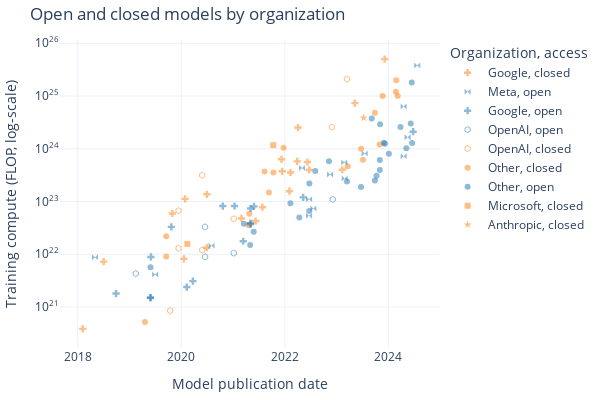

The code cell stored with this chart in its notebook:
### Code cell
# Scatter plot of open and closed models using plotly
open_df = df_filtered[df_filtered['category'] == 'Open']
closed_df = df_filtered[df_filtered['category'] == 'Closed']

marker_to_org = {
    'bowtie': 'Meta',
    'cross': 'Google',
    'hexagon-open': 'OpenAI',
    'star': 'Anthropic',
    'square': 'Microsoft',
    'circle': 'Other',
}
closed_added_to_legend = defaultdict(bool)
open_added_to_legend = defaultdict(bool)

fig = go.Figure()
for org in df_filtered['Organization'].unique():
    open_df_org = open_df[open_df['Organization'] == org]
    closed_df_org = closed_df[closed_df['Organization'] == org]
    if any([kw in org.lower() for kw in ['meta', 'facebook']]):
        marker = 'bowtie'
    elif any([kw in org.lower() for kw in ['google', 'deepmind']]):
        marker = 'cross'
    elif any([kw in org.lower() for kw in ['openai']]):
        marker = 'hexagon-open'
    elif any([kw in org.lower() for kw in ['anthropic']]):
        marker = 'star'
    elif any([kw in org.lower() for kw in ['microsoft']]):
        marker = 'square'
    else:
        marker = 'circle'
    fig.add_trace(go.Scatter(
        x=open_df_org['date'],
        y=open_df_org['log_flop'],
        text=open_df_org['System'],
        mode='markers',
        name=marker_to_org[marker] + ', open',
        showlegend=not open_added_to_legend[marker],
        marker=dict(
            color=colors['open'],
            opacity=0.5,
            symbol=marker
        )
    ))
    fig.add_trace(go.Scatter(
        x=closed_df_org['date'],
        y=closed_df_org['log_flop'],
        text=closed_df_org['System'],
        mode='markers',
        name=marker_to_org[marker] + ', closed',
        showlegend=not closed_added_to_legend[marker],
        marker=dict(
            color=colors['closed'],
            opacity=0.5,
            symbol=marker
        )
    ))
    if len(closed_df_org) > 0:
        closed_added_to_legend[marker] = True
    if len(open_df_org) > 0:
        open_added_to_legend[marker] = True

# Axis titles
fig.update_layout(xaxis_title='Model publication date')
fig.update_layout(yaxis_title='Training compute (FLOP, log-scale)')

# Format the y-axis labels as 10^N
yvals = list(range(20, 27))
fig.update_yaxes(
    tickmode = 'array',
    tickvals = yvals,
    ticktext = [f'10<sup>{x}</sup>' for x in yvals],
    # ticks="",
    # tickfont=dict(size=20)
)

# Legend title
fig.update_layout(legend_title='Organization, access')

# Margins
fig.update_layout(margin=dict(l=10, r=10, t=40, b=10))

# plotly-white
fig.update_layout(template='plotly_white')

# Sizing
fig.update_layout(
    width=600,
    height=400,
    title='Open and closed models by organization'
)

# Save
save_plot(fig, results_dir, 'compute_open_closed_by_org')

fig.show()

### Figure 1 — Plotly figure (JSON) as saved in the notebook; plotly's stock layout.template omitted (floating-point values rounded to 4 significant figures)
{"data": [{"marker": {"color": "#1f77b4", "opacity": 0.5, "symbol": "cross"}, "mode": "markers", "name": "Google, open", "showlegend": true, "text": [], "type": "scatter", "x": [], "y": []}, {"marker": {"color": "#ff7f0e", "opacity": 0.5, "symbol": "cross"}, "mode": "markers", "name": "Google, closed", "showlegend": true, "text": ["AmoebaNet-A (F=448)", "Meena"], "type": "scatter", "x": ["2018-02-05T00:00:00", "2020-01-28T00:00:00"], "y": [20.59, 23.05]}, {"marker": {"color": "#1f77b4", "opacity": 0.5, "symbol": "bowtie"}, "mode": "markers", "name": "Meta, open", "showlegend": true, "text": ["ResNeXt-101 32x48d"], "type": "scatter", "x": ["2018-05-02T00:00:00"], "y": [21.94]}, {"marker": {"color": "#ff7f0e", "opacity": 0.5, "symbol": "bowtie"}, "mode": "markers", "name": "Meta, closed", "showlegend": true, "text": [], "type": "scatter", "x": [], "y": []}, {"marker": {"color": "#1f77b4", "opacity": 0.5, "symbol": "cross"}, "mode": "markers", "name": "Google, open", "showlegend": true, "text": [], "type": "scatter", "x": [], "y": []}, {"marker": {"color": "#ff7f0e", "opacity": 0.5, "symbol": "cross"}, "mode": "markers", "name": "Google, closed", "showlegend": false, "text": ["FTW", "AlphaStar", "GOAT", "Gopher (280B)", "AlphaCode", "Chinchilla"], "type": "scatter", "x": ["2018-07-03T00:00:00", "2019-10-30T00:00:00", "2021-07-27T00:00:00", "2021-12-08T00:00:00", "2022-02-02T00:00:00", "2022-03-29T00:00:00"], "y": [21.86, 22.77, 22.89, 23.8, 23.2, 23.76]}, {"marker": {"color": "#1f77b4", "opacity": 0.5, "symbol": "cross"}, "mode": "markers", "name": "Google, open", "showlegend": true, "text": ["BigGAN-deep 512x512"], "type": "scatter", "x": ["2018-09-28T00:00:00"], "y": [21.26]}, {"marker": {"color": "#ff7f0e", "opacity": 0.5, "symbol": "cross"}, "mode": "markers", "name": "Google, closed", "showlegend": false, "text": [], "type": "scatter", "x": [], "y": []}, {"marker": {"color": "#1f77b4", "opacity": 0.5, "symbol": "hexagon-open"}, "mode": "markers", "name": "OpenAI, open", "showlegend": true, "text": ["GPT-2 (1.5B)", "iGPT-XL", "iGPT-L", "CLIP (ViT L/14@336px)", "Whisper v2"], "type": "scatter", "x": ["2019-02-14T00:00:00", "2020-06-17T00:00:00", "2020-06-17T00:00:00", "2021-01-05T00:00:00", "2022-12-05T00:00:00"], "y": [21.63, 22.52, 21.95, 22.02, 23.04]}, {"marker": {"color": "#ff7f0e", "opacity": 0.5, "symbol": "hexagon-open"}, "mode": "markers", "name": "OpenAI, closed", "showlegend": true, "text": ["Rubik's cube ADR robot", "OpenAI Five", "OpenAI Five Rerun", "GPT-3 175B (davinci)", "DALL-E", "GPT-3.5 (text-davinci-003)", "GPT-4"], "type": "scatter", "x": ["2019-10-15T00:00:00", "2019-12-13T00:00:00", "2019-12-13T00:00:00", "2020-05-28T00:00:00", "2021-01-05T00:00:00", "2022-11-28T00:00:00", "2023-03-15T00:00:00"], "y": [20.93, 22.83, 22.11, 23.5, 22.67, 24.41, 25.32]}, {"marker": {"color": "#1f77b4", "opacity": 0.5, "symbol": "circle"}, "mode": "markers", "name": "Other, open", "showlegend": true, "text": [], "type": "scatter", "x": [], "y": []}, {"marker": {"color": "#ff7f0e", "opacity": 0.5, "symbol": "circle"}, "mode": "markers", "name": "Other, closed", "showlegend": true, "text": ["BERT-Large-CAS (PTB+WT2+WT103)", "Amazon Titan"], "type": "scatter", "x": ["2019-04-20T00:00:00", "2023-09-28T00:00:00"], "y": [20.72, 24.68]}, {"marker": {"color": "#1f77b4", "opacity": 0.5, "symbol": "circle"}, "mode": "markers", "name": "Other, open", "showlegend": true, "text": ["Grover-Mega"], "type": "scatter", "x": ["2019-05-29T00:00:00"], "y": [21.76]}, {"marker": {"color": "#ff7f0e", "opacity": 0.5, "symbol": "circle"}, "mode": "markers", "name": "Other, closed", "showlegend": false, "text": [], "type": "scatter", "x": [], "y": []}, {"marker": {"color": "#1f77b4", "opacity": 0.5, "symbol": "cross"}, "mode": "markers", "name": "Google, open", "showlegend": false, "text": ["MnasNet-A1 + SSDLite", "MnasNet-A3", "T5-11B", "Switch"], "type": "scatter", "x": ["2019-05-29T00:00:00", "2019-05-29T00:00:00", "2019-10-23T00:00:00", "2021-01-11T00:00:00"], "y": [21.18, 21.18, 22.52, 22.91]}, {"marker": {"color": "#ff7f0e", "opacity": 0.5, "symbol": "cross"}, "mode": "markers", "name": "Google, closed", "showlegend": false, "text": ["ContextNet + Noisy Student", "GShard (600B)", "GShard (dense)", "GLaM", "LaMDA", "BIG-G 137B", "ViT-22B", "PaLM 2"], "type": "scatter", "x": ["2020-01-19T00:00:00", "2020-06-30T00:00:00", "2020-06-30T00:00:00", "2021-12-13T00:00:00", "2022-02-10T00:00:00", "2022-06-09T00:00:00", "2023-02-10T00:00:00", "2023-05-10T00:00:00"], "y": [21.91, 22.12, 23.14, 23.57, 23.55, 23.75, 23.6, 24.87]}, {"marker": {"color": "#1f77b4", "opacity": 0.5, "symbol": "cross"}, "mode": "markers", "name": "Google, open", "showlegend": false, "text": ["XLNet"], "type": "scatter", "x": ["2019-06-01T00:00:00"], "y": [21.95]}, {"marker": {"color": "#ff7f0e", "opacity": 0.5, "symbol": "cross"}, "mode": "markers", "name": "Google, closed", "showlegend": false, "text": [], "type": "scatter", "x": [], "y": []}, {"marker": {"color": "#1f77b4", "opacity": 0.5, "symbol": "bowtie"}, "mode": "markers", "name": "Meta, open", "showlegend": false, "text": ["RoBERTa Large"], "type": "scatter", "x": ["2019-07-01T00:00:00"], "y": [21.62]}, {"marker": {"color": "#ff7f0e", "opacity": 0.5, "symbol": "bowtie"}, "mode": "markers", "name": "Meta, closed", "showlegend": true, "text": [], "type": "scatter", "x": [], "y": []}, {"marker": {"color": "#1f77b4", "opacity": 0.5, "symbol": "circle"}, "mode": "markers", "name": "Other, open", "showlegend": false, "text": ["Nemotron-4 340B"], "type": "scatter", "x": ["2024-06-14T00:00:00"], "y": [25.26]}, {"marker": {"color": "#ff7f0e", "opacity": 0.5, "symbol": "circle"}, "mode": "markers", "name": "Other, closed", "showlegend": false, "text": ["Megatron-LM (8.3B)", "Megatron-BERT"], "type": "scatter", "x": ["2019-09-17T00:00:00", "2019-09-17T00:00:00"], "y": [21.96, 22.34]}, {"marker": {"color": "#1f77b4", "opacity": 0.5, "symbol": "cross"}, "mode": "markers", "name": "Google, open", "showlegend": false, "text": ["ALBERT-xxlarge"], "type": "scatter", "x": ["2020-02-09T00:00:00"], "y": [21.38]}, {"marker": {"color": "#ff7f0e", "opacity": 0.5, "symbol": "cross"}, "mode": "markers", "name": "Google, closed", "showlegend": false, "text": [], "type": "scatter", "x": [], "y": []}, {"marker": {"color": "#1f77b4", "opacity": 0.5, "symbol": "square"}, "mode": "markers", "name": "Microsoft, open", "showlegend": true, "text": [], "type": "scatter", "x": [], "y": []}, {"marker": {"color": "#ff7f0e", "opacity": 0.5, "symbol": "square"}, "mode": "markers", "name": "Microsoft, closed", "showlegend": true, "text": ["Turing-NLG"], "type": "scatter", "x": ["2020-02-13T00:00:00"], "y": [22.2]}, {"marker": {"color": "#1f77b4", "opacity": 0.5, "symbol": "cross"}, "mode": "markers", "name": "Google, open", "showlegend": false, "text": ["ELECTRA"], "type": "scatter", "x": ["2020-03-23T00:00:00"], "y": [21.49]}, {"marker": {"color": "#ff7f0e", "opacity": 0.5, "symbol": "cross"}, "mode": "markers", "name": "Google, closed", "showlegend": false, "text": [], "type": "scatter", "x": [], "y": []}, {"marker": {"color": "#1f77b4", "opacity": 0.5, "symbol": "hexagon-open"}, "mode": "markers", "name": "OpenAI, open", "showlegend": false, "text": [], "type": "scatter", "x": [], "y": []}, {"marker": {"color": "#ff7f0e", "opacity": 0.5, "symbol": "hexagon-open"}, "mode": "markers", "name": "OpenAI, closed", "showlegend": false, "text": ["GPT3-6.7B (rerun of original)"], "type": "scatter", "x": ["2020-05-28T00:00:00"], "y": [22.08]}, {"marker": {"color": "#1f77b4", "opacity": 0.5, "symbol": "bowtie"}, "mode": "markers", "name": "Meta, open", "showlegend": false, "text": ["mBART-50"], "type": "scatter", "x": ["2020-08-02T00:00:00"], "y": [22.16]}, {"marker": {"color": "#ff7f0e", "opacity": 0.5, "symbol": "bowtie"}, "mode": "markers", "name": "Meta, closed", "showlegend": true, "text": [], "type": "scatter", "x": [], "y": []}, {"marker": {"color": "#1f77b4", "opacity": 0.5, "symbol": "cross"}, "mode": "markers", "name": "Google, open", "showlegend": false, "text": ["mT5-XXL", "ByT5-XXL"], "type": "scatter", "x": ["2020-10-20T00:00:00", "2021-05-28T00:00:00"], "y": [22.91, 22.91]}, {"marker": {"color": "#ff7f0e", "opacity": 0.5, "symbol": "cross"}, "mode": "markers", "name": "Google, closed", "showlegend": false, "text": [], "type": "scatter", "x": [], "y": []}, {"marker": {"color": "#1f77b4", "opacity": 0.5, "symbol": "cross"}, "mode": "markers", "name": "Google, open", "showlegend": false, "text": [], "type": "scatter", "x": [], "y": []}, {"marker": {"color": "#ff7f0e", "opacity": 0.5, "symbol": "cross"}, "mode": "markers", "name": "Google, closed", "showlegend": false, "text": ["Meta Pseudo Labels"], "type": "scatter", "x": ["2021-03-01T00:00:00"], "y": [22.68]}, {"marker": {"color": "#1f77b4", "opacity": 0.5, "symbol": "cross"}, "mode": "markers", "name": "Google, open", "showlegend": false, "text": ["ResNet-RS"], "type": "scatter", "x": ["2021-03-13T00:00:00"], "y": [22.25]}, {"marker": {"color": "#ff7f0e", "opacity": 0.5, "symbol": "cross"}, "mode": "markers", "name": "Google, closed", "showlegend": false, "text": [], "type": "scatter", "x": [], "y": []}, {"marker": {"color": "#1f77b4", "opacity": 0.5, "symbol": "circle"}, "mode": "markers", "name": "Other, open", "showlegend": false, "text": ["GLM-10B"], "type": "scatter", "x": ["2021-03-18T00:00:00"], "y": [22.58]}, {"marker": {"color": "#ff7f0e", "opacity": 0.5, "symbol": "circle"}, "mode": "markers", "name": "Other, closed", "showlegend": false, "text": [], "type": "scatter", "x": [], "y": []}, {"marker": {"color": "#1f77b4", "opacity": 0.5, "symbol": "circle"}, "mode": "markers", "name": "Other, open", "showlegend": false, "text": ["Qwen-14B", "Qwen-72B", "Qwen2-72B"], "type": "scatter", "x": ["2023-09-28T00:00:00", "2023-11-30T00:00:00", "2024-06-07T00:00:00"], "y": [23.4, 24.11, 24.48]}, {"marker": {"color": "#ff7f0e", "opacity": 0.5, "symbol": "circle"}, "mode": "markers", "name": "Other, closed", "showlegend": false, "text": ["PLUG"], "type": "scatter", "x": ["2021-04-19T00:00:00"], "y": [22.56]}, {"marker": {"color": "#1f77b4", "opacity": 0.5, "symbol": "circle"}, "mode": "markers", "name": "Other, open", "showlegend": false, "text": [], "type": "scatter", "x": [], "y": []}, {"marker": {"color": "#ff7f0e", "opacity": 0.5, "symbol": "circle"}, "mode": "markers", "name": "Other, closed", "showlegend": false, "text": ["PanGu-α", "PanGu-Σ"], "type": "scatter", "x": ["2021-04-25T00:00:00", "2023-03-20T00:00:00"], "y": [22.77, 23.67]}, {"marker": {"color": "#1f77b4", "opacity": 0.5, "symbol": "circle"}, "mode": "markers", "name": "Other, open", "showlegend": false, "text": ["GPT-J-6B"], "type": "scatter", "x": ["2021-05-01T00:00:00"], "y": [22.18]}, {"marker": {"color": "#ff7f0e", "opacity": 0.5, "symbol": "circle"}, "mode": "markers", "name": "Other, closed", "showlegend": false, "text": [], "type": "scatter", "x": [], "y": []}, {"marker": {"color": "#1f77b4", "opacity": 0.5, "symbol": "cross"}, "mode": "markers", "name": "Google, open", "showlegend": false, "text": ["ProtT5-XXL-BFD", "ProtT5-XXL"], "type": "scatter", "x": ["2021-05-04T00:00:00", "2021-05-04T00:00:00"], "y": [22.57, 22.87]}, {"marker": {"color": "#ff7f0e", "opacity": 0.5, "symbol": "cross"}, "mode": "markers", "name": "Google, closed", "showlegend": false, "text": [], "type": "scatter", "x": [], "y": []}, {"marker": {"color": "#1f77b4", "opacity": 0.5, "symbol": "cross"}, "mode": "markers", "name": "Google, open", "showlegend": false, "text": ["ProtBERT-BFD"], "type": "scatter", "x": ["2021-05-04T00:00:00"], "y": [22.59]}, {"marker": {"color": "#ff7f0e", "opacity": 0.5, "symbol": "cross"}, "mode": "markers", "name": "Google, closed", "showlegend": false, "text": [], "type": "scatter", "x": [], "y": []}, {"marker": {"color": "#1f77b4", "opacity": 0.5, "symbol": "circle"}, "mode": "markers", "name": "Other, open", "showlegend": false, "text": ["CogView"], "type": "scatter", "x": ["2021-05-26T00:00:00"], "y": [22.43]}, {"marker": {"color": "#ff7f0e", "opacity": 0.5, "symbol": "circle"}, "mode": "markers", "name": "Other, closed", "showlegend": false, "text": [], "type": "scatter", "x": [], "y": []}, {"marker": {"color": "#1f77b4", "opacity": 0.5, "symbol": "cross"}, "mode": "markers", "name": "Google, open", "showlegend": false, "text": [], "type": "scatter", "x": [], "y": []}, {"marker": {"color": "#ff7f0e", "opacity": 0.5, "symbol": "cross"}, "mode": "markers", "name": "Google, closed", "showlegend": false, "text": ["CoAtNet"], "type": "scatter", "x": ["2021-06-09T00:00:00"], "y": [22.63]}, {"marker": {"color": "#1f77b4", "opacity": 0.5, "symbol": "circle"}, "mode": "markers", "name": "Other, open", "showlegend": false, "text": [], "type": "scatter", "x": [], "y": []}, {"marker": {"color": "#ff7f0e", "opacity": 0.5, "symbol": "circle"}, "mode": "markers", "name": "Other, closed", "showlegend": false, "text": ["Jurassic-1-Jumbo"], "type": "scatter", "x": ["2021-08-11T00:00:00"], "y": [23.57]}, {"marker": {"color": "#1f77b4", "opacity": 0.5, "symbol": "circle"}, "mode": "markers", "name": "Other, open", "showlegend": false, "text": [], "type": "scatter", "x": [], "y": []}, {"marker": {"color": "#ff7f0e", "opacity": 0.5, "symbol": "circle"}, "mode": "markers", "name": "Other, closed", "showlegend": false, "text": ["HyperCLOVA 82B"], "type": "scatter", "x": ["2021-09-10T00:00:00"], "y": [23.17]}, {"marker": {"color": "#1f77b4", "opacity": 0.5, "symbol": "square"}, "mode": "markers", "name": "Microsoft, open", "showlegend": true, "text": [], "type": "scatter", "x": [], "y": []}, {"marker": {"color": "#ff7f0e", "opacity": 0.5, "symbol": "square"}, "mode": "markers", "name": "Microsoft, closed", "showlegend": false, "text": ["Megatron-Turing NLG 530B"], "type": "scatter", "x": ["2021-10-11T00:00:00"], "y": [24.07]}, {"marker": {"color": "#1f77b4", "opacity": 0.5, "symbol": "circle"}, "mode": "markers", "name": "Other, open", "showlegend": false, "text": [], "type": "scatter", "x": [], "y": []}, {"marker": {"color": "#ff7f0e", "opacity": 0.5, "symbol": "circle"}, "mode": "markers", "name": "Other, closed", "showlegend": false, "text": ["Yuan 1.0"], "type": "scatter", "x": ["2021-10-12T00:00:00"], "y": [23.55]}, {"marker": {"color": "#1f77b4", "opacity": 0.5, "symbol": "circle"}, "mode": "markers", "name": "Other, open", "showlegend": false, "text": [], "type": "scatter", "x": [], "y": []}, {"marker": {"color": "#ff7f0e", "opacity": 0.5, "symbol": "circle"}, "mode": "markers", "name": "Other, closed", "showlegend": false, "text": ["ERNIE 3.0 Titan"], "type": "scatter", "x": ["2021-12-23T00:00:00"], "y": [24.02]}, {"marker": {"color": "#1f77b4", "opacity": 0.5, "symbol": "circle"}, "mode": "markers", "name": "Other, open", "showlegend": false, "text": ["GPT-NeoX-20B"], "type": "scatter", "x": ["2022-02-09T00:00:00"], "y": [22.97]}, {"marker": {"color": "#ff7f0e", "opacity": 0.5, "symbol": "circle"}, "mode": "markers", "name": "Other, closed", "showlegend": false, "text": [], "type": "scatter", "x": [], "y": []}, {"marker": {"color": "#1f77b4", "opacity": 0.5, "symbol": "cross"}, "mode": "markers", "name": "Google, open", "showlegend": false, "text": [], "type": "scatter", "x": [], "y": []}, {"marker": {"color": "#ff7f0e", "opacity": 0.5, "symbol": "cross"}, "mode": "markers", "name": "Google, closed", "showlegend": false, "text": ["PaLM (540B)", "Parti"], "type": "scatter", "x": ["2022-04-04T00:00:00", "2022-06-22T00:00:00"], "y": [24.4, 23.6]}, {"marker": {"color": "#1f77b4", "opacity": 0.5, "symbol": "circle"}, "mode": "markers", "name": "Other, open", "showlegend": false, "text": ["Stable Diffusion (LDM-KL-8-G)"], "type": "scatter", "x": ["2022-04-13T00:00:00"], "y": [22.7]}, {"marker": {"color": "#ff7f0e", "opacity": 0.5, "symbol": "circle"}, "mode": "markers", "name": "Other, closed", "showlegend": false, "text": [], "type": "scatter", "x": [], "y": []}, {"marker": {"color": "#1f77b4", "opacity": 0.5, "symbol": "bowtie"}, "mode": "markers", "name": "Meta, open", "showlegend": false, "text": ["OPT-175B", "OPT-30B", "OPT-66B", "Galactica", "LLaMA-65B", "LLaMA-33B", "Llama 2-70B", "Llama 3-8B", "Llama 3-70B", "Llama 3.1-405B"], "type": "scatter", "x": ["2022-05-02T00:00:00", "2022-06-21T00:00:00", "2022-06-21T00:00:00", "2022-11-16T00:00:00", "2023-02-24T00:00:00", "2023-02-27T00:00:00", "2023-07-18T00:00:00", "2024-04-18T00:00:00", "2024-04-18T00:00:00", "2024-07-23T00:00:00"], "y": [23.63, 22.73, 23.04, 23.51, 23.74, 23.44, 23.91, 23.86, 24.8, 25.58]}, {"marker": {"color": "#ff7f0e", "opacity": 0.5, "symbol": "bowtie"}, "mode": "markers", "name": "Meta, closed", "showlegend": true, "text": [], "type": "scatter", "x": [], "y": []}, {"marker": {"color": "#1f77b4", "opacity": 0.5, "symbol": "cross"}, "mode": "markers", "name": "Google, open", "showlegend": false, "text": ["UL2"], "type": "scatter", "x": ["2022-05-10T00:00:00"], "y": [23.08]}, {"marker": {"color": "#ff7f0e", "opacity": 0.5, "symbol": "cross"}, "mode": "markers", "name": "Google, closed", "showlegend": false, "text": [], "type": "scatter", "x": [], "y": []}, {"marker": {"color": "#1f77b4", "opacity": 0.5, "symbol": "circle"}, "mode": "markers", "name": "Other, open", "showlegend": false, "text": ["CodeGeeX"], "type": "scatter", "x": ["2022-06-22T00:00:00"], "y": [22.82]}, {"marker": {"color": "#ff7f0e", "opacity": 0.5, "symbol": "circle"}, "mode": "markers", "name": "Other, closed", "showlegend": false, "text": [], "type": "scatter", "x": [], "y": []}, {"marker": {"color": "#1f77b4", "opacity": 0.5, "symbol": "circle"}, "mode": "markers", "name": "Other, open", "showlegend": false, "text": ["YaLM"], "type": "scatter", "x": ["2022-06-23T00:00:00"], "y": [23.34]}, {"marker": {"color": "#ff7f0e", "opacity": 0.5, "symbol": "circle"}, "mode": "markers", "name": "Other, closed", "showlegend": false, "text": [], "type": "scatter", "x": [], "y": []}, {"marker": {"color": "#1f77b4", "opacity": 0.5, "symbol": "bowtie"}, "mode": "markers", "name": "Meta, open", "showlegend": false, "text": ["ESM2-15B"], "type": "scatter", "x": ["2022-07-21T00:00:00"], "y": [22.87]}, {"marker": {"color": "#ff7f0e", "opacity": 0.5, "symbol": "bowtie"}, "mode": "markers", "name": "Meta, closed", "showlegend": true, "text": [], "type": "scatter", "x": [], "y": []}, {"marker": {"color": "#1f77b4", "opacity": 0.5, "symbol": "circle"}, "mode": "markers", "name": "Other, open", "showlegend": false, "text": ["GLM-130B"], "type": "scatter", "x": ["2022-08-04T00:00:00"], "y": [23.58]}, {"marker": {"color": "#ff7f0e", "opacity": 0.5, "symbol": "circle"}, "mode": "markers", "name": "Other, closed", "showlegend": false, "text": [], "type": "scatter", "x": [], "y": []}, {"marker": {"color": "#1f77b4", "opacity": 0.5, "symbol": "circle"}, "mode": "markers", "name": "Other, open", "showlegend": false, "text": ["BLOOM-176B"], "type": "scatter", "x": ["2022-11-08T00:00:00"], "y": [23.76]}, {"marker": {"color": "#ff7f0e", "opacity": 0.5, "symbol": "circle"}, "mode": "markers", "name": "Other, closed", "showlegend": false, "text": [], "type": "scatter", "x": [], "y": []}, {"marker": {"color": "#1f77b4", "opacity": 0.5, "symbol": "circle"}, "mode": "markers", "name": "Other, open", "showlegend": false, "text": ["Falcon-40B", "Falcon-180B"], "type": "scatter", "x": ["2023-03-15T00:00:00", "2023-09-06T00:00:00"], "y": [23.38, 24.58]}, {"marker": {"color": "#ff7f0e", "opacity": 0.5, "symbol": "circle"}, "mode": "markers", "name": "Other, closed", "showlegend": false, "text": [], "type": "scatter", "x": [], "y": []}, {"marker": {"color": "#1f77b4", "opacity": 0.5, "symbol": "circle"}, "mode": "markers", "name": "Other, open", "showlegend": false, "text": ["MPT-30B (base)"], "type": "scatter", "x": ["2023-06-22T00:00:00"], "y": [23.28]}, {"marker": {"color": "#ff7f0e", "opacity": 0.5, "symbol": "circle"}, "mode": "markers", "name": "Other, closed", "showlegend": false, "text": [], "type": "scatter", "x": [], "y": []}, {"marker": {"color": "#1f77b4", "opacity": 0.5, "symbol": "circle"}, "mode": "markers", "name": "Other, open", "showlegend": false, "text": [], "type": "scatter", "x": [], "y": []}, {"marker": {"color": "#ff7f0e", "opacity": 0.5, "symbol": "circle"}, "mode": "markers", "name": "Other, closed", "showlegend": false, "text": ["Inflection-1", "Inflection-2", "Inflection-2.5"], "type": "scatter", "x": ["2023-06-23T00:00:00", "2023-11-22T00:00:00", "2024-03-07T00:00:00"], "y": [24.0, 25.0, 25.0]}, {"marker": {"color": "#1f77b4", "opacity": 0.5, "symbol": "circle"}, "mode": "markers", "name": "Other, open", "showlegend": false, "text": [], "type": "scatter", "x": [], "y": []}, {"marker": {"color": "#ff7f0e", "opacity": 0.5, "symbol": "circle"}, "mode": "markers", "name": "Other, closed", "showlegend": false, "text": ["xTrimoPGLM -100B"], "type": "scatter", "x": ["2023-07-06T00:00:00"], "y": [23.79]}, {"marker": {"color": "#1f77b4", "opacity": 0.5, "symbol": "star"}, "mode": "markers", "name": "Anthropic, open", "showlegend": true, "text": [], "type": "scatter", "x": [], "y": []}, {"marker": {"color": "#ff7f0e", "opacity": 0.5, "symbol": "star"}, "mode": "markers", "name": "Anthropic, closed", "showlegend": true, "text": ["Claude 2"], "type": "scatter", "x": ["2023-07-11T00:00:00"], "y": [24.59]}, {"marker": {"color": "#1f77b4", "opacity": 0.5, "symbol": "circle"}, "mode": "markers", "name": "Other, open", "showlegend": false, "text": ["CodeFuse-13B"], "type": "scatter", "x": ["2023-10-10T00:00:00"], "y": [23.49]}, {"marker": {"color": "#ff7f0e", "opacity": 0.5, "symbol": "circle"}, "mode": "markers", "name": "Other, closed", "showlegend": false, "text": [], "type": "scatter", "x": [], "y": []}, {"marker": {"color": "#1f77b4", "opacity": 0.5, "symbol": "circle"}, "mode": "markers", "name": "Other, open", "showlegend": false, "text": [], "type": "scatter", "x": [], "y": []}, {"marker": {"color": "#ff7f0e", "opacity": 0.5, "symbol": "circle"}, "mode": "markers", "name": "Other, closed", "showlegend": false, "text": ["Mi:dm 200B"], "type": "scatter", "x": ["2023-10-31T00:00:00"], "y": [24.08]}, {"marker": {"color": "#1f77b4", "opacity": 0.5, "symbol": "circle"}, "mode": "markers", "name": "Other, open", "showlegend": false, "text": ["DeepSeek Coder 33B", "DeepSeek LLM 67B", "DeepSeek-V2", "DeepSeek-Coder-V2-236B"], "type": "scatter", "x": ["2023-11-02T00:00:00", "2024-01-05T00:00:00", "2024-05-07T00:00:00", "2024-06-17T00:00:00"], "y": [23.6, 23.91, 24.01, 24.11]}, {"marker": {"color": "#ff7f0e", "opacity": 0.5, "symbol": "circle"}, "mode": "markers", "name": "Other, closed", "showlegend": false, "text": [], "type": "scatter", "x": [], "y": []}, {"marker": {"color": "#1f77b4", "opacity": 0.5, "symbol": "circle"}, "mode": "markers", "name": "Other, open", "showlegend": false, "text": ["Yi-34B"], "type": "scatter", "x": ["2023-11-02T00:00:00"], "y": [23.79]}, {"marker": {"color": "#ff7f0e", "opacity": 0.5, "symbol": "circle"}, "mode": "markers", "name": "Other, closed", "showlegend": false, "text": [], "type": "scatter", "x": [], "y": []}, {"marker": {"color": "#1f77b4", "opacity": 0.5, "symbol": "circle"}, "mode": "markers", "name": "Other, open", "showlegend": false, "text": ["Grok-1"], "type": "scatter", "x": ["2023-11-04T00:00:00"], "y": [24.46]}, {"marker": {"color": "#ff7f0e", "opacity": 0.5, "symbol": "circle"}, "mode": "markers", "name": "Other, closed", "showlegend": false, "text": [], "type": "scatter", "x": [], "y": []}, {"marker": {"color": "#1f77b4", "opacity": 0.5, "symbol": "cross"}, "mode": "markers", "name": "Google, open", "showlegend": false, "text": ["Gemma 2 27B"], "type": "scatter", "x": ["2024-06-24T00:00:00"], "y": [24.32]}, {"marker": {"color": "#ff7f0e", "opacity": 0.5, "symbol": "cross"}, "mode": "markers", "name": "Google, closed", "showlegend": false, "text": ["Gemini 1.0 Ultra"], "type": "scatter", "x": ["2023-12-06T00:00:00"], "y": [25.7]}, {"marker": {"color": "#1f77b4", "opacity": 0.5, "symbol": "circle"}, "mode": "markers", "name": "Other, open", "showlegend": false, "text": ["XVERSE-65B-2"], "type": "scatter", "x": ["2023-12-08T00:00:00"], "y": [24.1]}, {"marker": {"color": "#ff7f0e", "opacity": 0.5, "symbol": "circle"}, "mode": "markers", "name": "Other, closed", "showlegend": false, "text": [], "type": "scatter", "x": [], "y": []}, {"marker": {"color": "#1f77b4", "opacity": 0.5, "symbol": "circle"}, "mode": "markers", "name": "Other, open", "showlegend": false, "text": [], "type": "scatter", "x": [], "y": []}, {"marker": {"color": "#ff7f0e", "opacity": 0.5, "symbol": "circle"}, "mode": "markers", "name": "Other, closed", "showlegend": false, "text": ["MegaScale (Production)"], "type": "scatter", "x": ["2024-02-23T00:00:00"], "y": [25.08]}, {"marker": {"color": "#1f77b4", "opacity": 0.5, "symbol": "circle"}, "mode": "markers", "name": "Other, open", "showlegend": false, "text": [], "type": "scatter", "x": [], "y": []}, {"marker": {"color": "#ff7f0e", "opacity": 0.5, "symbol": "circle"}, "mode": "markers", "name": "Other, closed", "showlegend": false, "text": ["Mistral Large"], "type": "scatter", "x": ["2024-02-26T00:00:00"], "y": [25.3]}, {"marker": {"color": "#1f77b4", "opacity": 0.5, "symbol": "circle"}, "mode": "markers", "name": "Other, open", "showlegend": false, "text": ["DBRX"], "type": "scatter", "x": ["2024-03-27T00:00:00"], "y": [24.41]}, {"marker": {"color": "#ff7f0e", "opacity": 0.5, "symbol": "circle"}, "mode": "markers", "name": "Other, closed", "showlegend": false, "text": [], "type": "scatter", "x": [], "y": []}, {"marker": {"color": "#1f77b4", "opacity": 0.5, "symbol": "bowtie"}, "mode": "markers", "name": "Meta, open", "showlegend": false, "text": ["Chameleon-34B"], "type": "scatter", "x": ["2024-05-16T00:00:00"], "y": [24.22]}, {"marker": {"color": "#ff7f0e", "opacity": 0.5, "symbol": "bowtie"}, "mode": "markers", "name": "Meta, closed", "showlegend": true, "text": [], "type": "scatter", "x": [], "y": []}], "layout": {"height": 400, "legend": {"title": {"text": "Organization, access"}}, "margin": {"b": 10, "l": 10, "r": 10, "t": 40}, "title": {"text": "Open and closed models by organization"}, "width": 600, "xaxis": {"title": {"text": "Model publication date"}}, "yaxis": {"tickmode": "array", "ticktext": ["10<sup>20</sup>", "10<sup>21</sup>", "10<sup>22</sup>", "10<sup>23</sup>", "10<sup>24</sup>", "10<sup>25</sup>", "10<sup>26</sup>"], "tickvals": [20, 21, 22, 23, 24, 25, 26], "title": {"text": "Training compute (FLOP, log-scale)"}}}}
